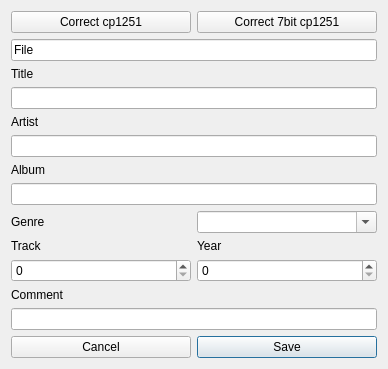
<ui version="4.0" >
 <class>TagEditorClass</class>
 <widget class="QDialog" name="TagEditorClass" >
  <property name="geometry" >
   <rect>
    <x>0</x>
    <y>0</y>
    <width>388</width>
    <height>356</height>
   </rect>
  </property>
  <property name="windowTitle" >
   <string>TagEditor</string>
  </property>
  <layout class="QGridLayout" >
   <item row="1" column="0" colspan="2" >
    <widget class="QLineEdit" name="label" >
     <property name="text" >
      <string>File</string>
     </property>
     <property name="readOnly" >
      <bool>true</bool>
     </property>
    </widget>
   </item>
   <item row="13" column="0" >
    <widget class="QPushButton" name="pushButton_Cancel" >
     <property name="text" >
      <string>Cancel</string>
     </property>
    </widget>
   </item>
   <item row="13" column="1" >
    <widget class="QPushButton" name="pushButton_Save" >
     <property name="text" >
      <string>Save</string>
     </property>
     <property name="autoDefault" >
      <bool>true</bool>
     </property>
     <property name="default" >
      <bool>true</bool>
     </property>
    </widget>
   </item>
   <item row="0" column="0" >
    <widget class="QPushButton" name="pushButton_Correct" >
     <property name="text" >
      <string>Correct cp1251</string>
     </property>
    </widget>
   </item>
   <item row="0" column="1" >
    <widget class="QPushButton" name="pushButton_Correct2" >
     <property name="text" >
      <string>Correct 7bit cp1251</string>
     </property>
    </widget>
   </item>
   <item row="3" column="0" colspan="2" >
    <widget class="QLineEdit" name="lineTitle" />
   </item>
   <item row="5" column="0" colspan="2" >
    <widget class="QLineEdit" name="lineArtist" />
   </item>
   <item row="7" column="0" colspan="2" >
    <widget class="QLineEdit" name="lineAlbum" />
   </item>
   <item row="2" column="0" colspan="2" >
    <widget class="QLabel" name="label_2" >
     <property name="text" >
      <string>Title</string>
     </property>
    </widget>
   </item>
   <item row="4" column="0" colspan="2" >
    <widget class="QLabel" name="label_3" >
     <property name="text" >
      <string>Artist</string>
     </property>
    </widget>
   </item>
   <item row="6" column="0" colspan="2" >
    <widget class="QLabel" name="label_4" >
     <property name="text" >
      <string>Album</string>
     </property>
    </widget>
   </item>
   <item row="12" column="0" colspan="2" >
    <widget class="QLineEdit" name="lineComment" />
   </item>
   <item row="11" column="0" colspan="2" >
    <widget class="QLabel" name="label_5" >
     <property name="text" >
      <string>Comment</string>
     </property>
    </widget>
   </item>
   <item row="8" column="1" >
    <widget class="QComboBox" name="comboBox_Genre" >
     <property name="editable" >
      <bool>true</bool>
     </property>
    </widget>
   </item>
   <item row="8" column="0" >
    <widget class="QLabel" name="label_6" >
     <property name="text" >
      <string>Genre</string>
     </property>
    </widget>
   </item>
   <item row="10" column="0" >
    <widget class="QSpinBox" name="spinBox_Track" >
     <property name="maximum" >
      <number>999</number>
     </property>
    </widget>
   </item>
   <item row="10" column="1" >
    <widget class="QSpinBox" name="spinBox_Year" >
     <property name="maximum" >
      <number>9999</number>
     </property>
    </widget>
   </item>
   <item row="9" column="0" >
    <widget class="QLabel" name="label_7" >
     <property name="text" >
      <string>Track</string>
     </property>
    </widget>
   </item>
   <item row="9" column="1" >
    <widget class="QLabel" name="label_8" >
     <property name="text" >
      <string>Year</string>
     </property>
    </widget>
   </item>
  </layout>
 </widget>
 <layoutdefault spacing="6" margin="11" />
 <resources/>
 <connections>
  <connection>
   <sender>pushButton_Save</sender>
   <signal>clicked()</signal>
   <receiver>TagEditorClass</receiver>
   <slot>save()</slot>
   <hints>
    <hint type="sourcelabel" >
     <x>356</x>
     <y>332</y>
    </hint>
    <hint type="destinationlabel" >
     <x>383</x>
     <y>312</y>
    </hint>
   </hints>
  </connection>
  <connection>
   <sender>pushButton_Cancel</sender>
   <signal>clicked()</signal>
   <receiver>TagEditorClass</receiver>
   <slot>close()</slot>
   <hints>
    <hint type="sourcelabel" >
     <x>65</x>
     <y>335</y>
    </hint>
    <hint type="destinationlabel" >
     <x>4</x>
     <y>324</y>
    </hint>
   </hints>
  </connection>
  <connection>
   <sender>pushButton_Correct</sender>
   <signal>clicked()</signal>
   <receiver>TagEditorClass</receiver>
   <slot>correct1()</slot>
   <hints>
    <hint type="sourcelabel" >
     <x>67</x>
     <y>19</y>
    </hint>
    <hint type="destinationlabel" >
     <x>5</x>
     <y>23</y>
    </hint>
   </hints>
  </connection>
  <connection>
   <sender>pushButton_Correct2</sender>
   <signal>clicked()</signal>
   <receiver>TagEditorClass</receiver>
   <slot>correct2()</slot>
   <hints>
    <hint type="sourcelabel" >
     <x>345</x>
     <y>25</y>
    </hint>
    <hint type="destinationlabel" >
     <x>384</x>
     <y>25</y>
    </hint>
   </hints>
  </connection>
 </connections>
</ui>
